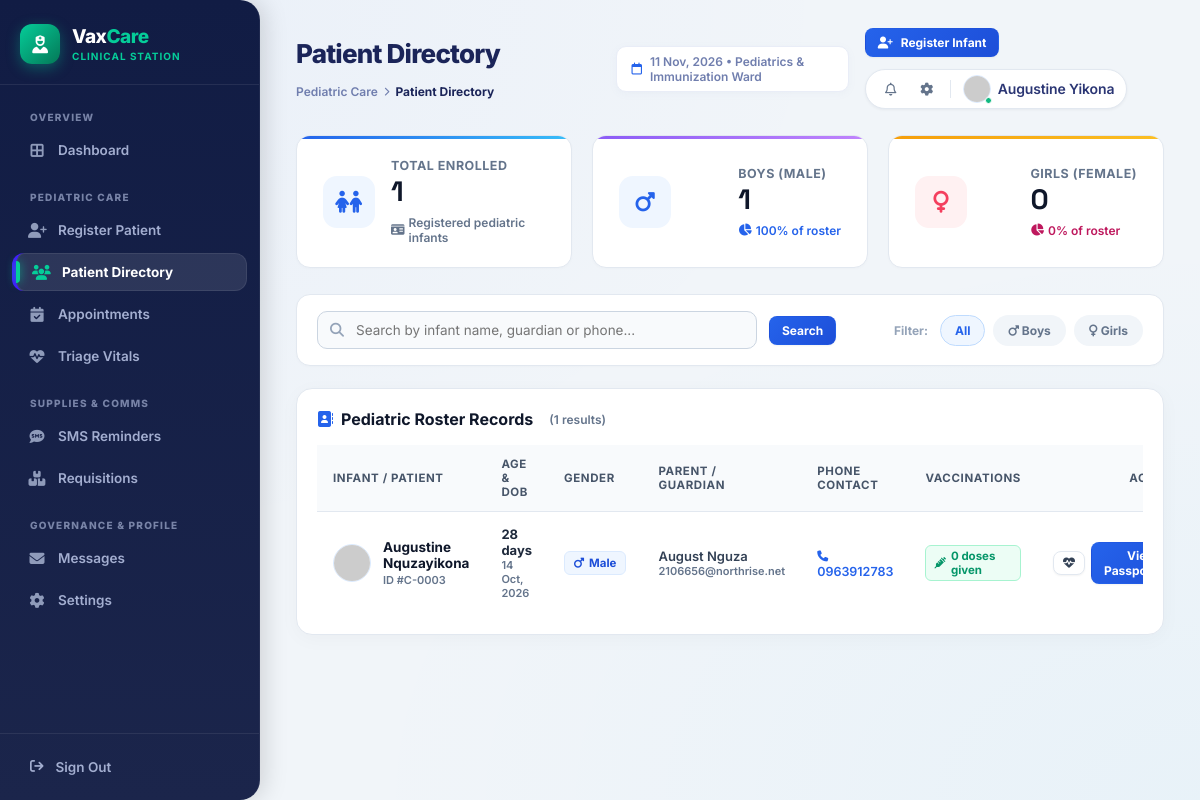
Screenshot of /SchoolProject2/nurse/patients.php (signed in) with the database file from the repository.
### tables this page shows
CREATE TABLE `users` (
  `id` int(11) NOT NULL AUTO_INCREMENT,
  `name` varchar(100) NOT NULL,
  `phone` varchar(20) NOT NULL,
  `email` varchar(150) DEFAULT NULL,
  `password_hash` varchar(255) NOT NULL,
  `role` enum('guardian','nurse','pharmacist','pharmacy','doctor','admin') DEFAULT 'guardian',
  `profile_pic` varchar(255) DEFAULT NULL,
  `is_on_duty` tinyint(1) DEFAULT 1,
  `created_at` timestamp NOT NULL DEFAULT current_timestamp(),
  PRIMARY KEY (`id`),
  UNIQUE KEY `phone` (`phone`)
);

CREATE TABLE `children` (
  `id` int(11) NOT NULL AUTO_INCREMENT,
  `guardian_id` int(11) NOT NULL,
  `name` varchar(100) NOT NULL,
  `date_of_birth` date NOT NULL,
  `gender` enum('Male','Female') NOT NULL,
  `created_at` timestamp NOT NULL DEFAULT current_timestamp(),
  PRIMARY KEY (`id`),
  KEY `guardian_id` (`guardian_id`),
  CONSTRAINT `children_ibfk_1` FOREIGN KEY (`guardian_id`) REFERENCES `users` (`id`) ON DELETE CASCADE
);

### SchoolProject2/nurse/patients.php (the view, shortened to what the rows shown need)
<?php
include '../config/db.php';
$nurse_name = $_SESSION['name'] ?? 'Bupe';
$stmt = $pdo->prepare("SELECT name, profile_pic FROM users WHERE id = ?");
$stmt->execute([$_SESSION['user_id']]);
$user_profile = $stmt->fetch(PDO::FETCH_ASSOC);
if ($user_profile && !empty($user_profile['name'])) {
    $nurse_name = $user_profile['name'];
}
$conditions = [];
$params = [];
$where_clause = !empty($conditions) ? "WHERE " . implode(" AND ", $conditions) : "";
$sql = "
    SELECT c.*, u.name as guardian_name, u.phone as guardian_phone, u.email as guardian_email,
           (SELECT COUNT(*) FROM appointments a WHERE a.child_id = c.id AND a.status = 'completed') as completed_doses,
           (SELECT COUNT(*) FROM appointments a WHERE a.child_id = c.id AND a.status = 'scheduled') as scheduled_doses
    FROM children c
    JOIN users u ON c.guardian_id = u.id
    $where_clause
    ORDER BY c.created_at DESC
";
$stmt = $pdo->prepare($sql);
$stmt->execute($params);
$patients = $stmt->fetchAll(PDO::FETCH_ASSOC);
function calculateAge($dob) {
    $bday = new DateTime($dob);
    $today = new DateTime('today');
    $diff = $today->diff($bday);
    return $diff->d . ' days';
}
?>
<!DOCTYPE html>
<html lang="en">
<head>
    <link rel="stylesheet" href="https://cdnjs.cloudflare.com/ajax/libs/font-awesome/6.4.0/css/all.min.css">
    <link rel="stylesheet" href="../css/mar_tech.css">
    <link rel="stylesheet" href="../css/nurse_theme.css">
</head>
<body class="app-body">
    <main class="app-main">
        <header class="app-topbar">
            <div style="display:flex; align-items:center;">
                <div class="topbar-left" style="display:flex; flex-direction:row; align-items:center; gap:14px; flex-wrap:wrap;">
                    <h1>Patient Directory</h1>
                </div>
            </div>
            <div class="topbar-right">
                <div class="topbar-control-pill">
                    <div class="topbar-profile">
                        <div class="topbar-profile-info">
                            <span class="topbar-profile-name"><?= htmlspecialchars($nurse_name) ?></span>
                        </div>
                    </div>
                </div>
            </div>
        </header>
        <div class="mar-card" style="padding: 20px;">
            <div style="overflow-x:auto;">
                <table class="mar-table">
                    <thead>
                        <tr>
                            <th>Infant / Patient</th>
                            <th>Age &amp; DOB</th>
                            <th>Gender</th>
                            <th>Parent / Guardian</th>
                            <th>Phone Contact</th>
                            <th>Vaccinations</th>
                            <th style="text-align:right;">Actions</th>
                        </tr>
                    </thead>
                    <tbody>
                        <?php if (empty($patients)): ?>
                            <tr>
                                <td colspan="7" style="text-align:center; color: var(--nr-text-muted); padding: 48px 16px;">
                                    <div style="width:48px; height:48px; border-radius:50%; background:#f1f5f9; display:inline-flex; align-items:center; justify-content:center; margin-bottom:10px; color:#94a3b8; font-size:20px;">
                                        <i class="fa-solid fa-user-slash"></i>
                                    </div>
                                    <div style="font-weight:700; color:#334155; font-size:14px;">No patients match the search criteria</div>
                                    <div style="font-size:12px; color:#94a3b8; margin-top:4px;">Try searching with a different name or clear current filters</div>
                                    <div style="margin-top:16px;">
                                        <a href="register_patient.php" class="nr-btn nr-btn-sm nr-btn-primary" style="text-decoration:none;">
                                            <i class="fa-solid fa-user-plus"></i> Register New Infant
                                        </a>
                                    </div>
                                </td>
                            </tr>
                        <?php else: ?>
                            <?php foreach ($patients as $p): ?>
                                <tr>
                                    <td>
                                        <div style="display:flex; align-items:center; gap:12px;">
                                            <img src="https://ui-avatars.com/api/?name=<?= urlencode($p['name']) ?>&background=<?= $p['gender'] === 'Female' ? 'fdf2f8&color=be185d' : 'eff6ff&color=1d4ed8' ?>&bold=true" class="patient-avatar-box" alt="<?= htmlspecialchars($p['name']) ?>">
                                            <div>
                                                <a href="view_patient.php?id=<?= $p['id'] ?>" style="font-weight:700; color:#0f172a; text-decoration:none; font-size:13.5px; display:block;">
                                                    <?= htmlspecialchars($p['name']) ?>
                                                </a>
                                                <span style="font-size:11px; color:#64748b; font-weight:600;">ID #C-<?= str_pad($p['id'], 4, '0', STR_PAD_LEFT) ?></span>
                                            </div>
                                        </div>
                                    </td>
                                    <td>
                                        <div style="font-weight:700; color:#1e293b; font-size:13px;"><?= calculateAge($p['date_of_birth']) ?></div>
                                        <div style="font-size:11px; color:#64748b;"><?= date('d M, Y', strtotime($p['date_of_birth'])) ?></div>
                                    </td>
                                    <td>
                                        <?php if ($p['gender'] === 'Female'): ?>
                                            <span class="gender-badge gender-female"><i class="fa-solid fa-venus"></i> Female</span>
                                        <?php else: ?>
                                            <span class="gender-badge gender-male"><i class="fa-solid fa-mars"></i> Male</span>
                                        <?php endif; ?>
                                    </td>
                                    <td>
                                        <div style="font-weight:600; color:#334155; font-size:13px;"><?= htmlspecialchars($p['guardian_name']) ?></div>
                                        <?php if (!empty($p['guardian_email'])): ?>
                                            <div style="font-size:11px; color:#64748b;"><?= htmlspecialchars($p['guardian_email']) ?></div>
                                        <?php endif; ?>
                                    </td>
                                    <td>
                                        <a href="tel:<?= htmlspecialchars($p['guardian_phone']) ?>" style="font-size:12.5px; font-weight:600; color:#2563eb; text-decoration:none;">
                                            <i class="fa-solid fa-phone" style="font-size:11px; margin-right:3px;"></i> <?= htmlspecialchars($p['guardian_phone']) ?>
                                        </a>
                                    </td>
                                    <td>
                                        <span class="dose-count-chip">
                                            <i class="fa-solid fa-syringe"></i> <?= (int)$p['completed_doses'] ?> doses given
                                        </span>
                                    </td>
                                    <td style="text-align:right;">
                                        <div style="display:inline-flex; align-items:center; gap:6px;">
                                            <a href="triage.php?child_id=<?= $p['id'] ?>" class="nr-btn nr-btn-sm nr-btn-outline" title="Record Triage Vitals" style="padding:5px 9px; font-size:12px;">
                                                <i class="fa-solid fa-heart-pulse"></i>
                                            </a>
                                            <a href="view_patient.php?id=<?= $p['id'] ?>" class="nr-btn nr-btn-sm nr-btn-primary" style="padding:5px 12px; font-size:12px; text-decoration:none;">
                                                View Passport <i class="fa-solid fa-arrow-right" style="font-size:10px;"></i>
                                            </a>
                                        </div>
                                    </td>
                                </tr>
                            <?php endforeach; ?>
                        <?php endif; ?>
                    </tbody>
                </table>
            </div>
        </div>
    </main>
</body>
</html>

### rows the page displays
users: name "Augustine Yikona"
children: name "Augustine Nquzayikona", id "0003", date_of_birth "28 days", date_of_birth "14 Oct, 2026", gender "Male" (drawn), guardian.name "August Nguza", guardian.email "2106656@northrise.net", guardian.phone "0963912783", completed_doses "0"

### other values shown
$total_patients_count "1"
$male_count "1"
$female_count "0"
count($patients) "1"
